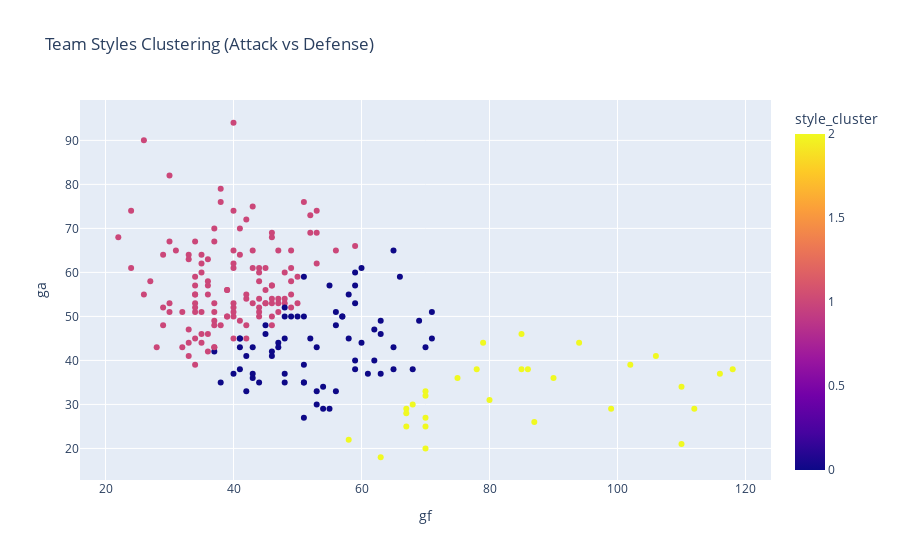

This figure's notebook cell:
### Code cell
from sklearn.cluster import KMeans
features_cluster = full_data[["gf","ga","gd","pts"]]
kmeans = KMeans(n_clusters=3, random_state=42)
full_data["style_cluster"] = kmeans.fit_predict(features_cluster)

px.scatter(full_data, x="gf", y="ga", color="style_cluster",
           hover_name="squad", title="Team Styles Clustering (Attack vs Defense)")

### Figure 1 — Plotly figure (JSON) as saved in the notebook; plotly's stock layout.template omitted (floating-point values rounded to 4 significant figures; data arrays with more than 128 entries replaced by an {"elided": "..."} marker saying what was removed)
{"data": [{"hovertemplate": "<b>%{hovertext}</b><br><br>gf=%{x}<br>ga=%{y}<br>style_cluster=%{marker.color}<extra></extra>", "hovertext": {"elided": "220 str values"}, "legendgroup": "", "marker": {"color": {"elided": "220 int values"}, "coloraxis": "coloraxis", "symbol": "circle"}, "mode": "markers", "name": "", "orientation": "v", "showlegend": false, "type": "scatter", "x": {"elided": "220 int values"}, "xaxis": "x", "y": {"elided": "220 int values"}, "yaxis": "y"}], "layout": {"coloraxis": {"colorbar": {"title": {"text": "style_cluster"}}, "colorscale": [[0, "#0d0887"], [0.1111, "#46039f"], [0.2222, "#7201a8"], [0.3333, "#9c179e"], [0.4444, "#bd3786"], [0.5556, "#d8576b"], [0.6667, "#ed7953"], [0.7778, "#fb9f3a"], [0.8889, "#fdca26"], [1, "#f0f921"]]}, "legend": {"tracegroupgap": 0}, "title": {"text": "Team Styles Clustering (Attack vs Defense)"}, "xaxis": {"anchor": "y", "domain": [0, 1], "title": {"text": "gf"}}, "yaxis": {"anchor": "x", "domain": [0, 1], "title": {"text": "ga"}}}}
